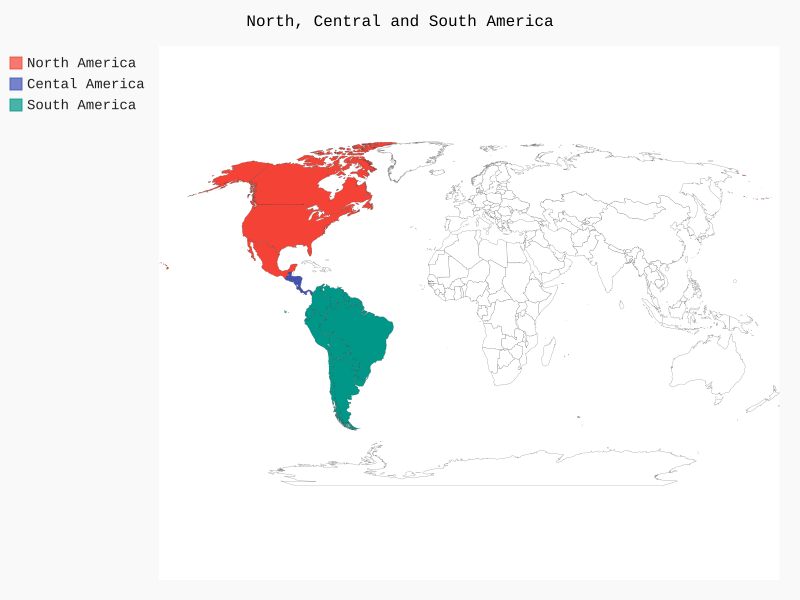

This chart was generated by the following Python code:
import pygal

from pygal.maps.world import World


wm = World()
wm.title = 'North, Central and South America'

wm.add('North America', ['ca', 'mx', 'us'])
wm.add('Cental America', ['bx', 'cr', 'gt', 'hn', 'ni', 'pa', 'sv'])
wm.add('South America', ['ar', 'bo', 'br', 'cl', 'co', 'ec', 'gf', 'gy',
    'pe', 'py', 'sr', 'uy','ve'])

wm.render_to_file('americas.svg')
